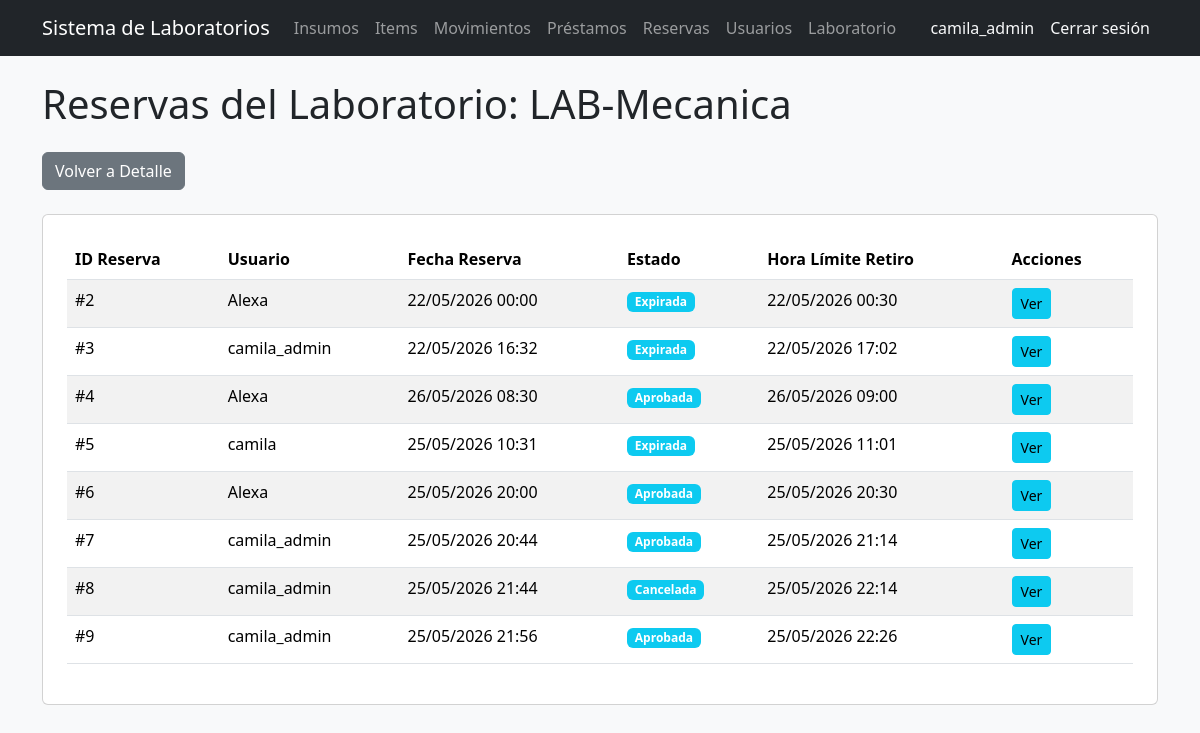
The app's page /laboratorio/1/reservas/ (signed in), older data.
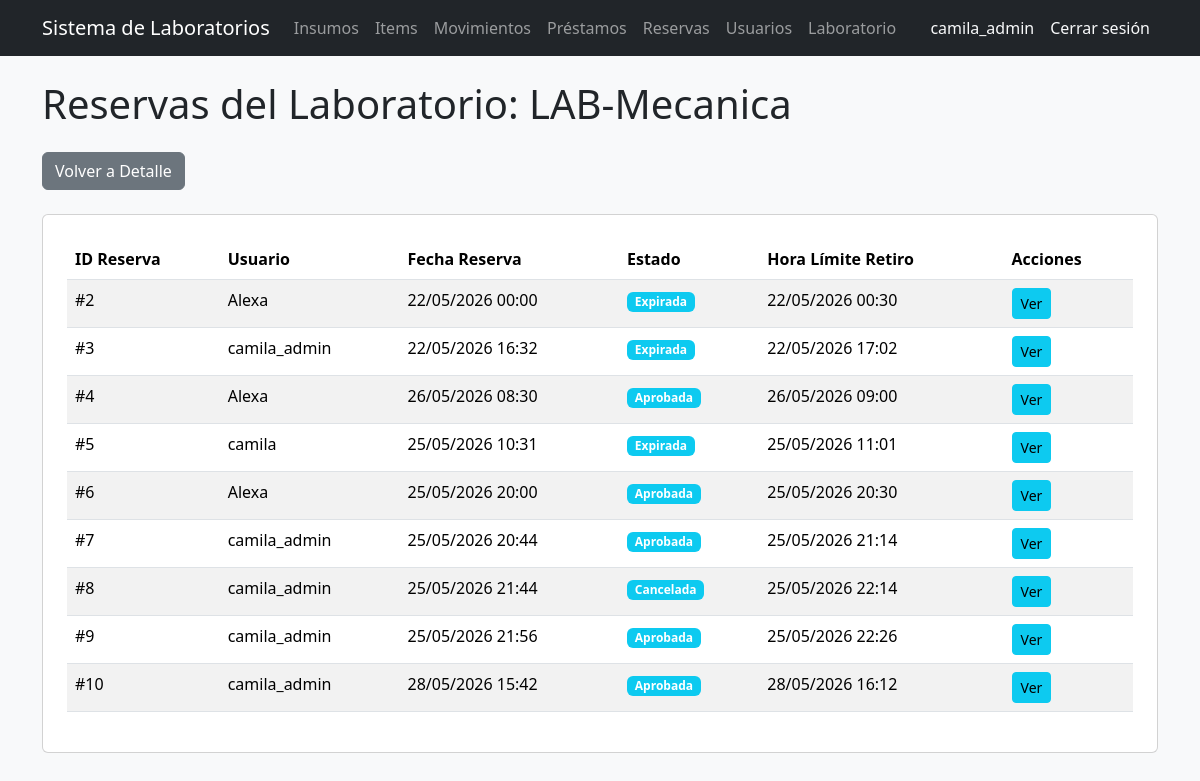
The same page, newer data.
### reservas/models.py (models this page shows, shortened)
class Reserva(models.Model):
    usuario = models.ForeignKey(
        'users.Usuario',
        on_delete=models.CASCADE
    )
    fecha_reserva = models.DateTimeField()
    hora_limite_retiro = models.DateTimeField(
        null=True,
        blank=True
    )
    fecha_devolucion = models.DateTimeField(
        null=True,
        blank=True
    )
    estado = models.ForeignKey(
        EstadoReserva,
        on_delete=models.CASCADE,
        null=True,
        blank=True
    )
    fecha_creacion = models.DateTimeField(auto_now_add=True)

class EstadoReserva(models.Model):
    nombre = models.CharField(max_length=50)

### users/models.py (models this page shows, shortened)
class Usuario(AbstractUser):
    codigo = models.CharField(max_length=50, unique=True, blank=True)
    programa = models.CharField(max_length=100, blank=True)
    rol = models.ForeignKey(
        Rol,
        on_delete=models.CASCADE,
        null=True,
        blank=True
    )

### laboratorio/views.py (the view)
# urls.py: path('<int:id>/reservas/', reservas_laboratorio, name='reservas_laboratorio'),
@rol_requerido('Administrador', 'Encargado')
def reservas_laboratorio(request, id):
    laboratorio = get_object_or_404(Laboratorio, id=id)
    reservas_insumos = ReservaInsumo.objects.filter(
        insumo__items__laboratorio=laboratorio
    ).select_related('reserva', 'insumo').distinct()
    reservas = set()
    for ri in reservas_insumos:
        reservas.add(ri.reserva)
    return render(
        request,
        'laboratorio/reservas.html',
        {
            'laboratorio': laboratorio,
            'reservas': list(reservas)
        }
    )

### templates/laboratorio/reservas.html
{% extends 'base_general.html' %}
{% block contenido %}
<h1 class="mb-4">Reservas del Laboratorio: {{ laboratorio.nombre }}</h1>
<a href="/laboratorio/{{ laboratorio.id }}/" class="btn btn-secondary mb-4">
    Volver a Detalle
</a>
<div class="card p-4">
    {% if reservas %}
    <table class="table table-striped">
        <thead>
            <tr>
                <th>ID Reserva</th>
                <th>Usuario</th>
                <th>Fecha Reserva</th>
                <th>Estado</th>
                <th>Hora Límite Retiro</th>
                <th>Acciones</th>
            </tr>
        </thead>
        <tbody>
            {% for reserva in reservas %}
            <tr>
                <td>#{{ reserva.id }}</td>
                <td>{{ reserva.usuario.username }}</td>
                <td>{{ reserva.fecha_reserva|date:"d/m/Y H:i" }}</td>
                <td>
                    <span class="badge bg-info">
                        {{ reserva.estado.nombre }}
                    </span>
                </td>
                <td>{{ reserva.hora_limite_retiro|date:"d/m/Y H:i" }}</td>
                <td>
                    <a
                        href="/reservas/{{ reserva.id }}/detalle/"
                        class="btn btn-info btn-sm"
                    >
                        Ver
                    </a>
                </td>
            </tr>
            {% endfor %}
        </tbody>
    </table>
    {% else %}
    <p class="text-muted">No hay reservas activas para items de este laboratorio.</p>
    {% endif %}
</div>
{% endblock %}

Row changes from the older to the newer data that the page shows:
added Reserva: id "10", usuario.username "camila_admin", fecha_reserva "28/05/2026 15:42", estado.nombre "Aprobada", hora_limite_retiro "28/05/2026 16:12"
